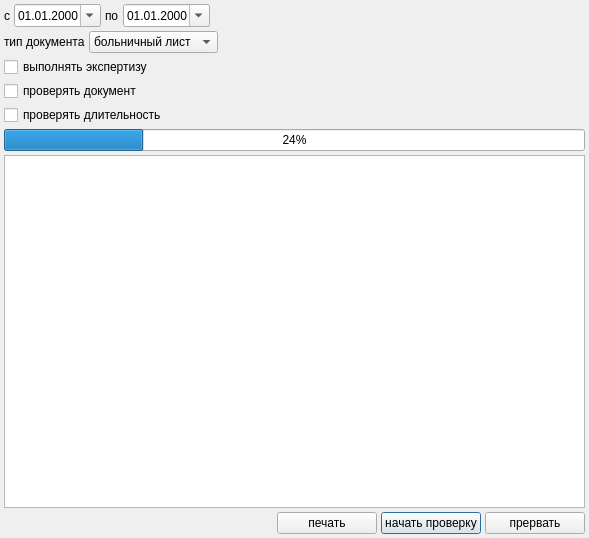
<?xml version="1.0" encoding="UTF-8"?>
<ui version="4.0">
 <class>TempInvalidCheckDialog</class>
 <widget class="QDialog" name="TempInvalidCheckDialog">
  <property name="geometry">
   <rect>
    <x>0</x>
    <y>0</y>
    <width>589</width>
    <height>538</height>
   </rect>
  </property>
  <property name="windowTitle">
   <string>логический контроль ВУТ</string>
  </property>
  <layout class="QGridLayout" name="gridLayout">
   <property name="margin">
    <number>4</number>
   </property>
   <property name="spacing">
    <number>4</number>
   </property>
   <item row="0" column="0" colspan="2">
    <widget class="QWidget" name="frmDateRange" native="true">
     <property name="sizePolicy">
      <sizepolicy hsizetype="Maximum" vsizetype="Preferred">
       <horstretch>0</horstretch>
       <verstretch>0</verstretch>
      </sizepolicy>
     </property>
     <layout class="QHBoxLayout" name="horizontalLayout">
      <property name="spacing">
       <number>4</number>
      </property>
      <property name="margin">
       <number>0</number>
      </property>
      <item>
       <widget class="QLabel" name="label">
        <property name="sizePolicy">
         <sizepolicy hsizetype="Fixed" vsizetype="Preferred">
          <horstretch>0</horstretch>
          <verstretch>0</verstretch>
         </sizepolicy>
        </property>
        <property name="text">
         <string>с</string>
        </property>
       </widget>
      </item>
      <item>
       <widget class="CDateEdit" name="dateEdit_1">
        <property name="sizePolicy">
         <sizepolicy hsizetype="Maximum" vsizetype="Fixed">
          <horstretch>0</horstretch>
          <verstretch>0</verstretch>
         </sizepolicy>
        </property>
        <property name="date">
         <date>
          <year>2000</year>
          <month>1</month>
          <day>1</day>
         </date>
        </property>
        <property name="displayFormat">
         <string>dd.MM.yyyy</string>
        </property>
        <property name="calendarPopup">
         <bool>true</bool>
        </property>
       </widget>
      </item>
      <item>
       <widget class="QLabel" name="label_2">
        <property name="sizePolicy">
         <sizepolicy hsizetype="Fixed" vsizetype="Preferred">
          <horstretch>0</horstretch>
          <verstretch>0</verstretch>
         </sizepolicy>
        </property>
        <property name="text">
         <string>по</string>
        </property>
       </widget>
      </item>
      <item>
       <widget class="CDateEdit" name="dateEdit_2">
        <property name="sizePolicy">
         <sizepolicy hsizetype="Maximum" vsizetype="Fixed">
          <horstretch>0</horstretch>
          <verstretch>0</verstretch>
         </sizepolicy>
        </property>
        <property name="date">
         <date>
          <year>2000</year>
          <month>1</month>
          <day>1</day>
         </date>
        </property>
        <property name="displayFormat">
         <string>dd.MM.yyyy</string>
        </property>
        <property name="calendarPopup">
         <bool>true</bool>
        </property>
       </widget>
      </item>
     </layout>
    </widget>
   </item>
   <item row="1" column="2" colspan="4">
    <spacer name="horizontalSpacer_2">
     <property name="orientation">
      <enum>Qt::Horizontal</enum>
     </property>
     <property name="sizeType">
      <enum>QSizePolicy::Expanding</enum>
     </property>
     <property name="sizeHint" stdset="0">
      <size>
       <width>349</width>
       <height>20</height>
      </size>
     </property>
    </spacer>
   </item>
   <item row="1" column="1">
    <widget class="QComboBox" name="boxDocTypes">
     <item>
      <property name="text">
       <string>больничный лист</string>
      </property>
     </item>
     <item>
      <property name="text">
       <string>справка</string>
      </property>
     </item>
    </widget>
   </item>
   <item row="1" column="0">
    <widget class="QLabel" name="label_3">
     <property name="sizePolicy">
      <sizepolicy hsizetype="Fixed" vsizetype="Preferred">
       <horstretch>0</horstretch>
       <verstretch>0</verstretch>
      </sizepolicy>
     </property>
     <property name="text">
      <string>тип документа</string>
     </property>
    </widget>
   </item>
   <item row="0" column="2" colspan="4">
    <spacer name="horizontalSpacer">
     <property name="orientation">
      <enum>Qt::Horizontal</enum>
     </property>
     <property name="sizeType">
      <enum>QSizePolicy::Expanding</enum>
     </property>
     <property name="sizeHint" stdset="0">
      <size>
       <width>349</width>
       <height>20</height>
      </size>
     </property>
    </spacer>
   </item>
   <item row="3" column="0" colspan="6">
    <widget class="QCheckBox" name="checkExpert">
     <property name="sizePolicy">
      <sizepolicy hsizetype="Expanding" vsizetype="Fixed">
       <horstretch>0</horstretch>
       <verstretch>0</verstretch>
      </sizepolicy>
     </property>
     <property name="text">
      <string>выполнять экспертизу</string>
     </property>
    </widget>
   </item>
   <item row="5" column="0" colspan="6">
    <widget class="QCheckBox" name="checkDur">
     <property name="sizePolicy">
      <sizepolicy hsizetype="Expanding" vsizetype="Fixed">
       <horstretch>0</horstretch>
       <verstretch>0</verstretch>
      </sizepolicy>
     </property>
     <property name="text">
      <string>проверять длительность</string>
     </property>
    </widget>
   </item>
   <item row="4" column="0" colspan="6">
    <widget class="QCheckBox" name="checkDocum">
     <property name="sizePolicy">
      <sizepolicy hsizetype="Expanding" vsizetype="Fixed">
       <horstretch>0</horstretch>
       <verstretch>0</verstretch>
      </sizepolicy>
     </property>
     <property name="text">
      <string>проверять документ</string>
     </property>
    </widget>
   </item>
   <item row="6" column="0" colspan="6">
    <widget class="CProgressBar" name="progressBar">
     <property name="value">
      <number>24</number>
     </property>
     <property name="orientation">
      <enum>Qt::Horizontal</enum>
     </property>
    </widget>
   </item>
   <item row="7" column="0" colspan="6">
    <widget class="QListWidget" name="log"/>
   </item>
   <item row="8" column="4">
    <widget class="QPushButton" name="btnStart">
     <property name="sizePolicy">
      <sizepolicy hsizetype="Fixed" vsizetype="Fixed">
       <horstretch>0</horstretch>
       <verstretch>0</verstretch>
      </sizepolicy>
     </property>
     <property name="minimumSize">
      <size>
       <width>100</width>
       <height>0</height>
      </size>
     </property>
     <property name="text">
      <string>начать проверку</string>
     </property>
    </widget>
   </item>
   <item row="8" column="0" colspan="3">
    <widget class="QLabel" name="labelInfo">
     <property name="sizePolicy">
      <sizepolicy hsizetype="Expanding" vsizetype="Preferred">
       <horstretch>0</horstretch>
       <verstretch>0</verstretch>
      </sizepolicy>
     </property>
     <property name="text">
      <string/>
     </property>
    </widget>
   </item>
   <item row="8" column="5">
    <widget class="QPushButton" name="btnClose">
     <property name="sizePolicy">
      <sizepolicy hsizetype="Fixed" vsizetype="Fixed">
       <horstretch>0</horstretch>
       <verstretch>0</verstretch>
      </sizepolicy>
     </property>
     <property name="minimumSize">
      <size>
       <width>100</width>
       <height>0</height>
      </size>
     </property>
     <property name="text">
      <string>прервать</string>
     </property>
    </widget>
   </item>
   <item row="8" column="3">
    <widget class="QPushButton" name="btnPrint">
     <property name="sizePolicy">
      <sizepolicy hsizetype="Fixed" vsizetype="Fixed">
       <horstretch>0</horstretch>
       <verstretch>0</verstretch>
      </sizepolicy>
     </property>
     <property name="minimumSize">
      <size>
       <width>100</width>
       <height>0</height>
      </size>
     </property>
     <property name="text">
      <string>печать</string>
     </property>
    </widget>
   </item>
  </layout>
 </widget>
 <customwidgets>
  <customwidget>
   <class>CProgressBar</class>
   <extends>QProgressBar</extends>
   <header>library/ProgressBar.h</header>
  </customwidget>
  <customwidget>
   <class>CDateEdit</class>
   <extends>QDateEdit</extends>
   <header>library/DateEdit.h</header>
  </customwidget>
 </customwidgets>
 <tabstops>
  <tabstop>dateEdit_1</tabstop>
  <tabstop>dateEdit_2</tabstop>
  <tabstop>boxDocTypes</tabstop>
  <tabstop>checkExpert</tabstop>
  <tabstop>checkDocum</tabstop>
  <tabstop>checkDur</tabstop>
  <tabstop>log</tabstop>
  <tabstop>btnStart</tabstop>
  <tabstop>btnClose</tabstop>
 </tabstops>
 <resources/>
 <connections/>
</ui>
